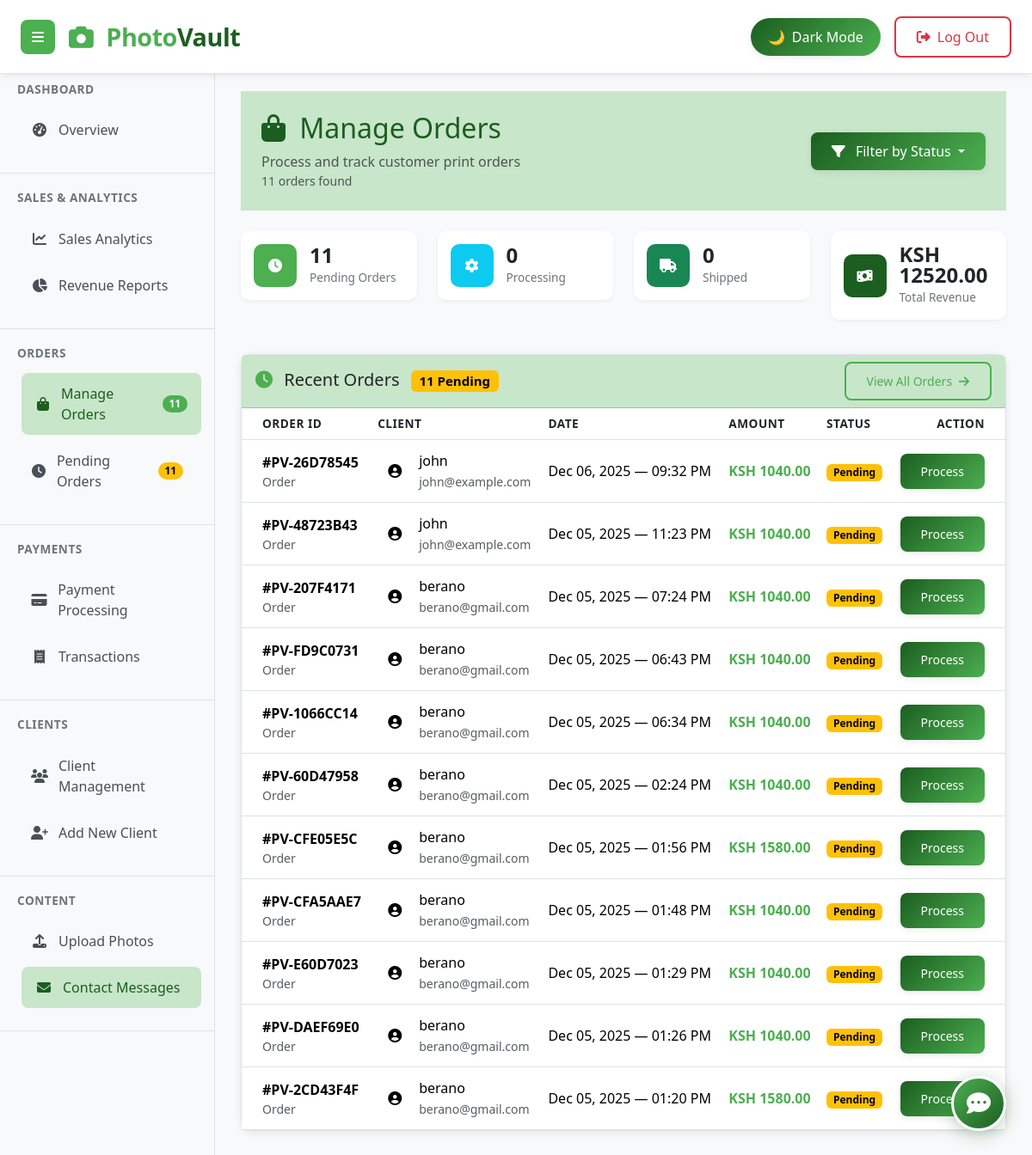
The page /orders/ (signed in) on the database as committed earlier.
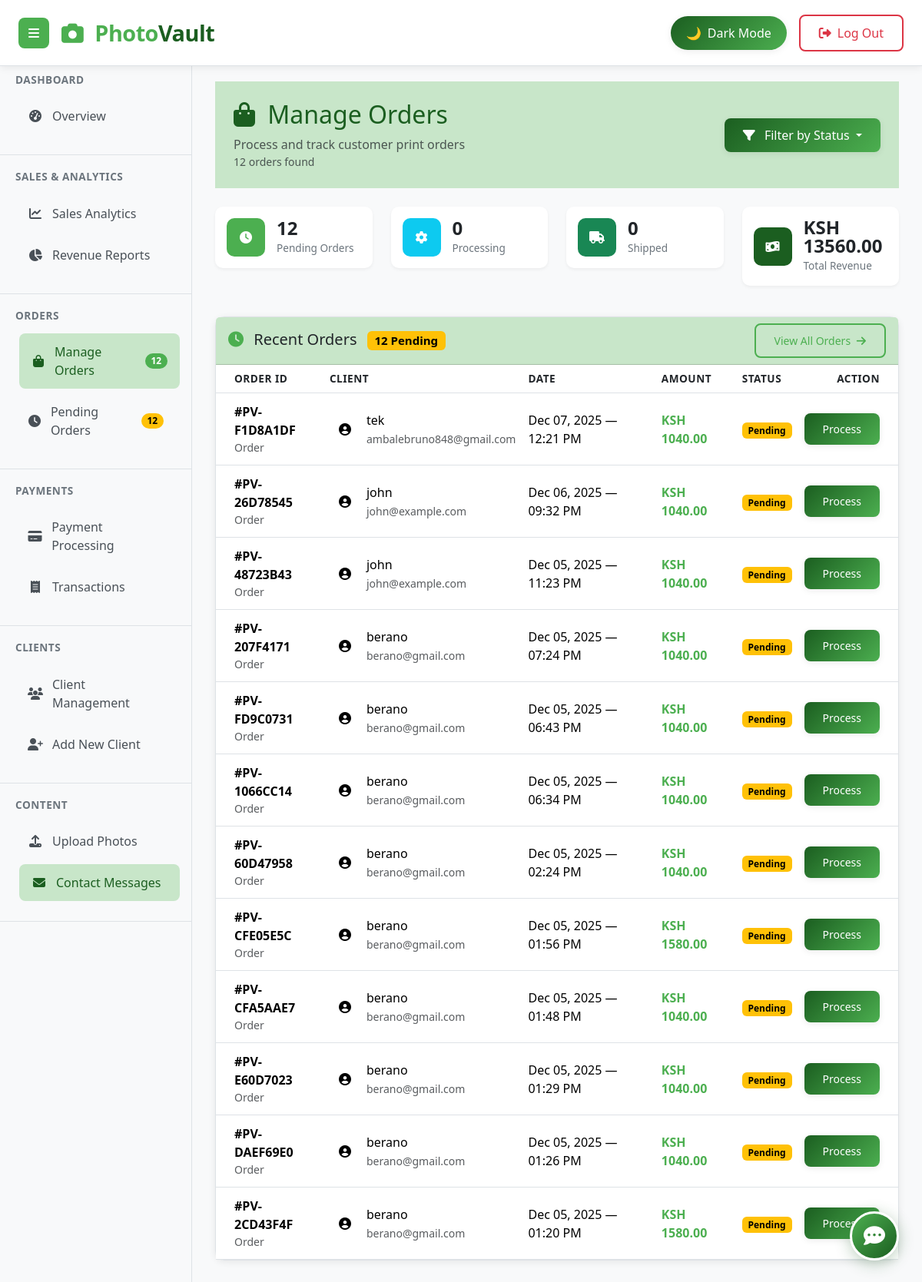
The same page on the database as committed later.
### Photoapp/models.py (models this page shows, shortened)
class PrintOrder(models.Model):
    SIZE_CHOICES = [
        ('4x6', '4x6 inches'),
        ('5x7', '5x7 inches'),
        ('8x10', '8x10 inches'),
        ('11x14', '11x14 inches'),
        ('16x20', '16x20 inches'),
        ('20x30', '20x30 inches'),
    ]
    PAPER_CHOICES = [
        ('matte', 'Matte'),
        ('glossy', 'Glossy'),
        ('lustre', 'Lustre'),
        ('metallic', 'Metallic'),
    ]
    STATUS_CHOICES = [
        ('pending', 'Pending'),
        ('processing', 'Processing'),
        ('printed', 'Printed'),
        ('shipped', 'Shipped'),
        ('delivered', 'Delivered'),
        ('cancelled', 'Cancelled'),
    ]
    SHIPPING_CHOICES = [
        ('standard', 'Standard (5-7 days)'),
        ('express', 'Express (2-3 days)'),
        ('overnight', 'Overnight (1 day)'),
    ]
    order_number = models.CharField(max_length=20, unique=True, default=generate_order_number)
    user = models.ForeignKey(User, on_delete=models.CASCADE, related_name='print_orders')
    print_size = models.CharField(max_length=20, choices=SIZE_CHOICES, default='8x10')
    paper_type = models.CharField(max_length=20, choices=PAPER_CHOICES, default='matte')
    quantity = models.PositiveIntegerField(default=1)
    framing = models.BooleanField(default=False)
    frame_color = models.CharField(max_length=50, blank=True, null=True)
    shipping_method = models.CharField(max_length=20, choices=SHIPPING_CHOICES, default='standard')
    shipping_address = models.TextField()
    shipping_city = models.CharField(max_length=100)
    shipping_state = models.CharField(max_length=100)
    shipping_zip = models.CharField(max_length=20)
    shipping_country = models.CharField(max_length=100, default='Kenya')
    contact_email = models.EmailField()
    contact_phone = models.CharField(max_length=20)
    status = models.CharField(max_length=20, choices=STATUS_CHOICES, default='pending')
    status_updated = models.DateTimeField(auto_now=True)
    tracking_number = models.CharField(max_length=100, blank=True, null=True)
    estimated_delivery = models.DateField(blank=True, null=True)
    subtotal = models.DecimalField(max_digits=10, decimal_places=2)
    shipping_cost = models.DecimalField(max_digits=10, decimal_places=2)
    tax = models.DecimalField(max_digits=10, decimal_places=2)
    total_amount = models.DecimalField(max_digits=10, decimal_places=2)
    created_at = models.DateTimeField(auto_now_add=True)
    updated_at = models.DateTimeField(auto_now=True)
    class Meta:
        ordering = ['-created_at']

### Photoapp/views.py (the view)
# urls.py: path('orders/', views.admin_orders, name='admin_orders'),
@login_required
def admin_orders(request):
    status_filter = request.GET.get('status', '')
    base_query = PrintOrder.objects.all().order_by('-created_at')
    if status_filter:
        orders = base_query.filter(status=status_filter)
    else:
        orders = base_query
    pending_count = base_query.filter(status='pending').count()
    processing_count = base_query.filter(status='processing').count()
    shipped_count = base_query.filter(status='shipped').count()
    total_revenue = base_query.exclude(status='cancelled').aggregate(
        total=models.Sum('total_amount')
    )['total'] or Decimal('0.00')
    context = {
        "orders": orders,
        "pending_count": pending_count,
        "processing_count": processing_count,
        "shipped_count": shipped_count,
        "total_orders_count": base_query.count(),
        "total_revenue": float(total_revenue),
        "status_filter": status_filter,
    }
    return render(request, "admin_orders.html", context)

### Photoapp/templates/admin_orders.html (shortened to what the changed rows need)
{% extends "base.html" %}
{% block sidebar %}
    <nav class="sidebar">
        <div class="sidebar-section">
            <a href="{% url 'admin_orders' %}" class="sidebar-link active">
                <i class="fas fa-shopping-bag"></i>
                <span>Manage Orders</span>
                <span class="badge bg-pv-light rounded-pill ms-auto">{{ total_orders_count|default:"0" }}</span>
            </a>
            <a href="#" class="sidebar-link">
                <i class="fas fa-clock"></i>
                <span>Pending Orders</span>
                <span class="badge bg-warning rounded-pill ms-auto">{{ pending_count|default:"0" }}</span>
            </a>
        </div>
    </nav>
{% endblock %}
{% block content %}
<div class="container-fluid p-0">
    <div class="dashboard-header bg-pv-very-light py-4 px-4 mb-4">
        <div class="d-flex justify-content-between align-items-center flex-wrap">
            <div>
                <h1 class="h2 mb-0 text-pv-deep">
                    <i class="fas fa-shopping-bag me-2"></i>
                    Manage Orders
                </h1>
                <p class="text-muted mb-0 mt-2">Process and track customer print orders</p>
                <p class="text-muted small mb-0">{{ orders.count }} orders found</p>
            </div>
        </div>
    </div>
    <div class="row mb-4">
        <div class="col-md-3 col-6 mb-3">
            <div class="stat-card">
                <div class="stat-content">
                    <div class="stat-number">{{ pending_count|default:"0" }}</div>
                    <div class="stat-label">Pending Orders</div>
                </div>
            </div>
        </div>
        <div class="col-md-3 col-6 mb-3">
            <div class="stat-card">
                <div class="stat-content">
                    <div class="stat-number">KSH {{ total_revenue|floatformat:2|default:"0.00" }}</div>
                    <div class="stat-label">Total Revenue</div>
                </div>
            </div>
        </div>
    </div>
    <div class="card h-100">
        <div class="card-header bg-pv-very-light d-flex justify-content-between align-items-center">
            <h5 class="mb-0">
                <i class="fas fa-clock me-2 text-pv-light"></i>
                Recent Orders
                <span class="badge bg-warning ms-2">{{ pending_count }} Pending</span>
            </h5>
        </div>
        <div class="card-body p-0">
            <div class="table-responsive">
                <table class="table table-hover mb-0">
                    <thead>
                        <tr class="bg-pv-very-light">
                            <th class="ps-4">Order ID</th>
                            <th>Client</th>
                            <th>Date</th>
                            <th>Amount</th>
                            <th>Status</th>
                            <th class="pe-4 text-end">Action</th>
                        </tr>
                    </thead>
                    <tbody>
                        {% for order in orders %}
                        <tr>
                            <td class="ps-4">
                                <strong>#{{ order.order_number }}</strong>
                                <div class="text-muted small">Order</div>
                            </td>
                            <td>
                                <div class="d-flex align-items-center">
                                    <div class="client-avatar me-2">
                                        <i class="fas fa-user-circle"></i>
                                    </div>
                                    <div>
                                        <div class="fw-medium">{{ order.user.username }}</div>
                                        <small class="text-muted">{{ order.user.email }}</small>
                                    </div>
                                </div>
                            </td>
                            <td>{{ order.created_at|date:"M d, Y — h:i A" }}</td>
                            <td>
                                <span class="fw-bold text-pv-light">KSH {{ order.total_amount|floatformat:2 }}</span>
                            </td>
                            <td>
                                {% if order.status == 'pending' %}
                                    <span class="badge bg-warning text-dark" id="status-badge-{{ order.id }}">Pending</span>
                                {% elif order.status == 'processing' %}
                                    <span class="badge bg-info" id="status-badge-{{ order.id }}">Processing</span>
                                {% elif order.status == 'printed' %}
                                    <span class="badge bg-primary" id="status-badge-{{ order.id }}">Printed</span>
                                {% elif order.status == 'shipped' %}
                                    <span class="badge bg-success" id="status-badge-{{ order.id }}">Shipped</span>
                                {% elif order.status == 'delivered' %}
                                    <span class="badge bg-success" id="status-badge-{{ order.id }}">Delivered</span>
                                {% elif order.status == 'cancelled' %}
                                    <span class="badge bg-danger" id="status-badge-{{ order.id }}">Cancelled</span>
                                {% else %}
                                    <span class="badge bg-secondary" id="status-badge-{{ order.id }}">{{ order.get_status_display }}</span>
                                {% endif %}
                            </td>
                            <td class="pe-4 text-end">
                                {% if order.status == 'pending' %}
                                    <button class="btn btn-sm btn-pv-primary" onclick="openUpdateModal('{{ order.id }}')">
                                        Process
                                    </button>
                                {% endif %}
                            </td>
                        </tr>
                        {% endfor %}
                    </tbody>
                </table>
            </div>
        </div>
    </div>
</div>
{% endblock %}

Rows that differ between the two databases and show on the page:
added PrintOrder: order_number "PV-F1D8A1DF", user.username "tek", user.email "ambalebruno848@gmail.com", created_at "Dec 07, 2025 — 12:21 PM", total_amount "1040.00"
Other text that changed with them:
{{ total_orders_count|default:"0" }}: "11" → "12"
{{ pending_count|default:"0" }}: "11" → "12"
{{ orders.count }}: "11" → "12"
{{ total_revenue|floatformat:2|default:"0.00" }}: "12520.00" → "13560.00"
{{ pending_count }}: "11" → "12"
